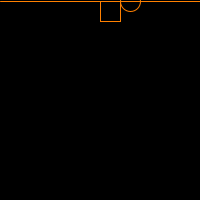
Frame 1 (no input)
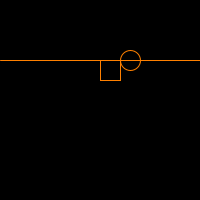
Frame 60 (the mouse pressed at the canvas centre just before this capture)
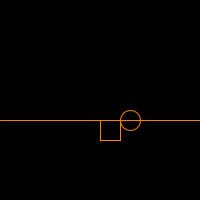
Frame 120 (the mouse held since frame 60 and released just before this capture)

The Processing sketch that drew these frames (run headless with seeded random() and noise(); from frame 60 on, the mouse is pressed at the canvas centre):

// Processing sketch: _04_Kresba
// ── _04_Kresba.pde
// processing 1 - NOD 28.4. 2008 Praha
// :: krystof pesek

// Kresba a dalsi prace s promennymi

int pocitadlo;

void setup(){
  size(200,200);

  stroke( 255 , 128 , 0 );
  // "stroke" udava barvu kontur objektu, pro zadnou barvu "noStroke()"
  // (255,128,0) RGB - "takova oranzova" - viz. TOOLS > COLORSELECTOR
  
  fill(255);
  // "fill" nastavuje barvu vyplne
  noFill();
  // pro zadnou vypln prikaz "noFill()"  

  // v pripade ze jsme zavolali stroke,fill,noStroke,noFill jen jednou,
  // prikazy budou fungovat globalne k celemu programu
  // jestlize v prubehu nize zavolame jednu z funkci znovu
  // prepise se dokud nebude volana znovu ...
  
  pocitadlo = 0; 
  // nase promenna - "pocitadlo" na nulu
}

void draw(){
  background(0); 
  pocitadlo ++; 
  
  line(0,pocitadlo,width,pocitadlo);  
  // "line" je linka,usecka jeji pozice se urcuje (x1,y1,x2,y2)
  // x1 - pocatecni bod x, y1 - pocatecni bod y
  // x2 - konecny bod x, y2 - konecny bod y
  // "width" je globalni promenna programu ktera drzi informaci o sirce okna
  // pro vysku je tu "height"
  
  rect(width/2,pocitadlo,20,20);
  // "rect" - rectangle - obdelnik (x,y,sirka,vyska)
  // x,y je v defaultu nastaven jako levy horni roh obdelniku (je mozne zmenit za pomoci "rectMode")
  // do kolonky x je zde zapsan vypocet "width/2" tzn. polovina sirky okenka  
  
  ellipse(width/2+30,pocitadlo,20,20);
  // "ellipse" (x,y,prumerX,prumerY)
  // x,y jsou nasaveny jako stred elipsy (je mozne zmenit za pomoci "ellipseMode")


  if(pocitadlo > height) {
    pocitadlo = 0;
  }
}
